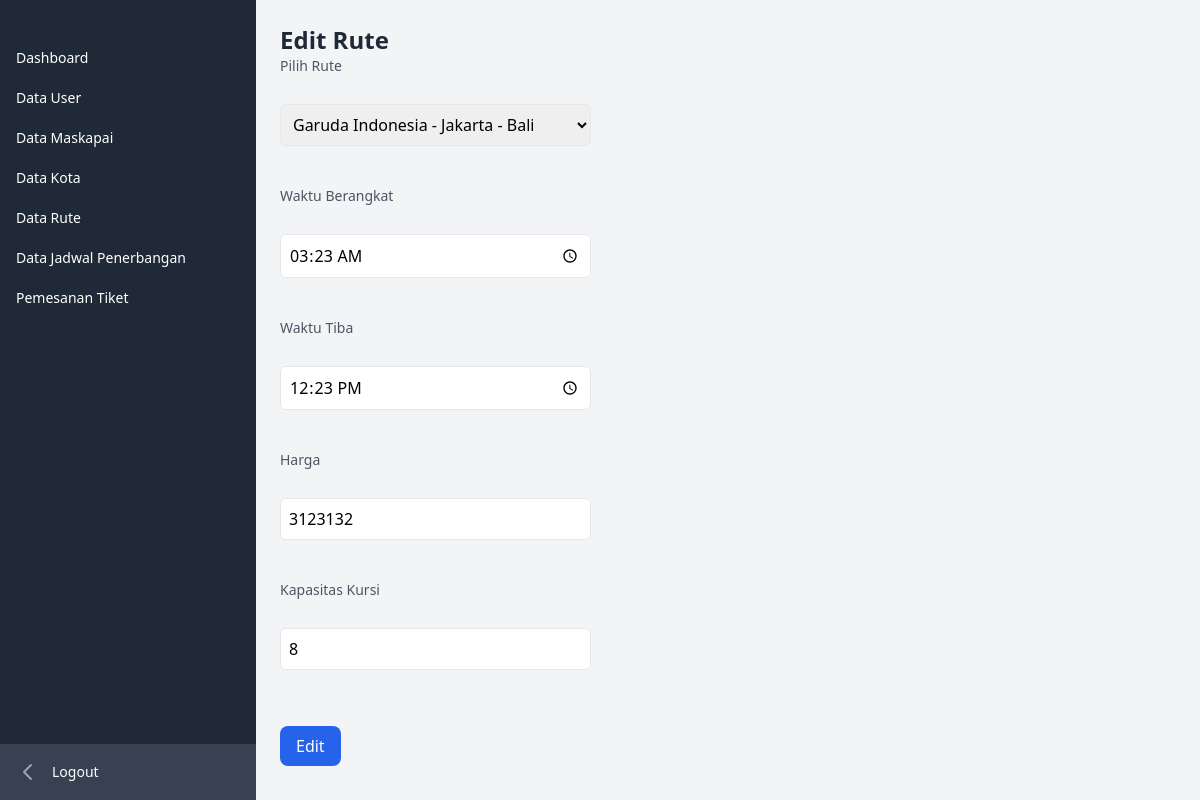
/admin/jadwal/edit.php?id=14 (signed in), run on the app's committed database.
### tables this page shows
CREATE TABLE `jadwal_penerbangan` (
  `id_jadwal` int(11) NOT NULL,
  `id_rute` int(11) NOT NULL,
  `waktu_berangkat` time NOT NULL,
  `waktu_tiba` time NOT NULL,
  `harga` int(11) NOT NULL,
  `kapasitas_kursi` int(11) NOT NULL
);

CREATE TABLE `maskapai` (
  `id_maskapai` int(11) NOT NULL,
  `logo_maskapai` text DEFAULT NULL,
  `nama_maskapai` varchar(50) NOT NULL,
  `kapasitas` int(11) NOT NULL
);

### admin/jadwal/functions.php (called while the page is built, shortened)
<?php
require '../../koneksi.php';
function query($query){
    global $conn;
    $rows = [];
    $result = mysqli_query($conn, $query);
    while($row = mysqli_fetch_assoc($result)){
        $rows[] = $row;
    }
    return $rows;
}

### admin/jadwal/edit.php (the view, shortened to what this page needs)
<?php
require 'functions.php';
$id = $_GET["id"];
$jadwal = query("SELECT * FROM jadwal_penerbangan
INNER JOIN rute ON rute.id_rute = jadwal_penerbangan.id_rute
INNER JOIN maskapai ON rute.id_maskapai = maskapai.id_maskapai WHERE id_jadwal = '$id'")[0];
?>
<?php require '../../layouts/sidebar_admin.php'; ?>
<div class="p-6">
<h1  class="text-2xl font-semibold text-gray-800">Edit Rute</h1>
<form action="" method="POST">
    <label for="id_rute" class="block text-sm font-medium text-gray-600">Pilih Rute</label><br />
    <select name="id_rute" id="id_rute"  class="mt-1 p-2 mb-4 border rounded-md w-full focus:outline-none focus:border-blue-500">
        <option value="<?= $jadwal["id_rute"]; ?>"><?= $jadwal["nama_maskapai"]; ?> - <?= $jadwal["rute_asal"]; ?> - <?= $jadwal["rute_tujuan"]; ?></option>
    </select><br /> <br />
    <label for="waktu_berangkat" class="block text-sm font-medium text-gray-600">Waktu Berangkat</label><br />
    <input type="time" name="waktu_berangkat" id="waktu_berangkat"  class="mt-1 p-2 mb-4 border rounded-md w-full focus:outline-none focus:border-blue-500" value="<?= $jadwal["waktu_berangkat"]; ?>"><br /><br />
    <label for="waktu_tiba" class="block text-sm font-medium text-gray-600">Waktu Tiba</label><br />
    <input type="time" name="waktu_tiba" id="waktu_tiba"  class="mt-1 p-2 mb-4 border rounded-md w-full focus:outline-none focus:border-blue-500" value="<?= $jadwal["waktu_tiba"]; ?>"><br /><br />
    <label for="harga" class="block text-sm font-medium text-gray-600">Harga</label><br />
    <input type="number" name="harga" id="harga"  class="mt-1 p-2 mb-4 border rounded-md w-full focus:outline-none focus:border-blue-500" value="<?= $jadwal["harga"]; ?>"><br /><br />
    <label for="kapasitas_kursi" class="block text-sm font-medium text-gray-600">Kapasitas Kursi</label><br/>
    <input type="number" name="kapasitas_kursi" id="kapasitas_kursi"  class="mt-1 p-2 mb-4 border rounded-md w-full focus:outline-none focus:border-blue-500" value="<?= $jadwal["kapasitas_kursi"]; ?>"><br /><br />
    <button type="submit" name="edit" class="mt-4 mb-2 rounded-lg inline-block text-white text-base py-2 px-4 bg-blue-600">Edit</button>
</form>
</div>

### data on the page
jadwal_penerbangan: id_rute "Garuda Indonesia - Jakarta - Bali", waktu_berangkat "03:23:00", waktu_tiba "12:23:00", harga "3123132", kapasitas_kursi "8"
